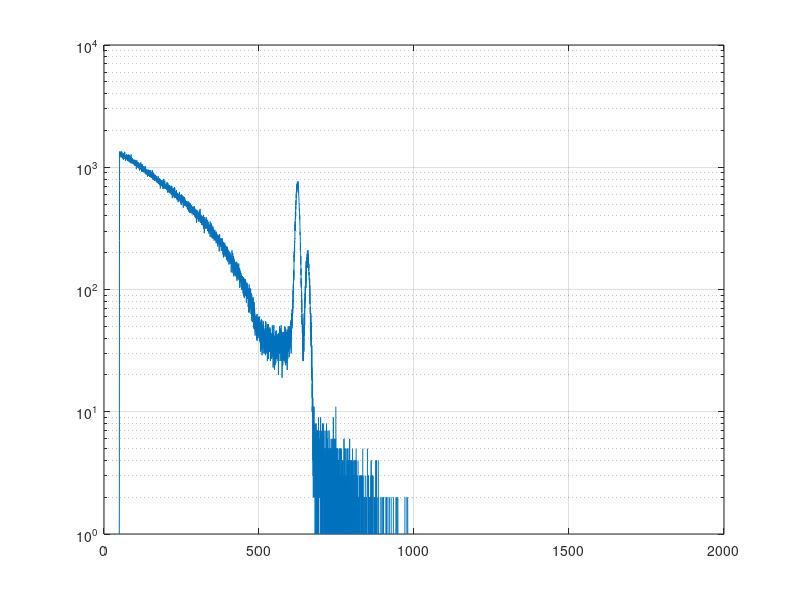

This chart was generated by the following MATLAB code: (Note: this script raises an error after producing the figure.)
data = load("k5_Cs.txt");
x = data(:,1); y = data(:,2);

k = 0.173747971069414;
m = 4.047480354269673;
E = k*x+m;

hold off
semilogy(E,y);
grid on

% Lång kont. beta sönderfall spektrum
% Spikarna är K och L elektroner som agerar konversionselektroner för 
% den exciterade Ba-kärnan som är en av två grenar.
% Q < 700 keV

kuriedata = kurieplot(E, data, 56);
%plot(E, kuriedata);

[slope1, offset1] = kuriefit(E, kuriedata, 200:500);
zero_point1 = slope1\(-offset1);

[slope2, offset2] = kuriefit(E, kuriedata, 700:1000);
zero_point2 = slope2\(-offset2);

sec_in_year = 365*24*60*60;
lambda = log(2)/(30)
lambda1 = 0.9 * lambda;
lambda2 = 0.1 * lambda;
t1 = log(2)/lambda1;
t2 = log(2)/lambda2;

t1log = log10(t1*sec_in_year);
t2log = log10(t2*sec_in_year);

f1 = log10f(56, zero_point1);
f2 = log10f(56, zero_point2);

t1log + f1
t2log + f2


